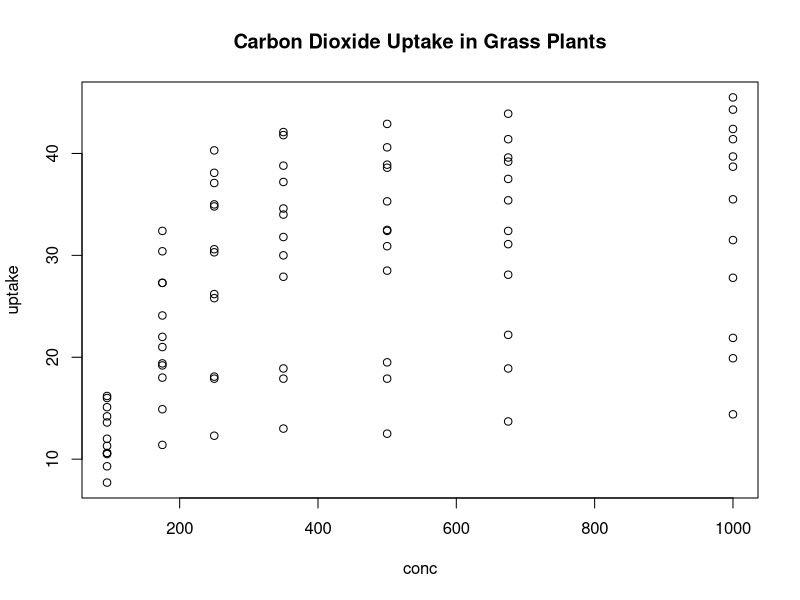
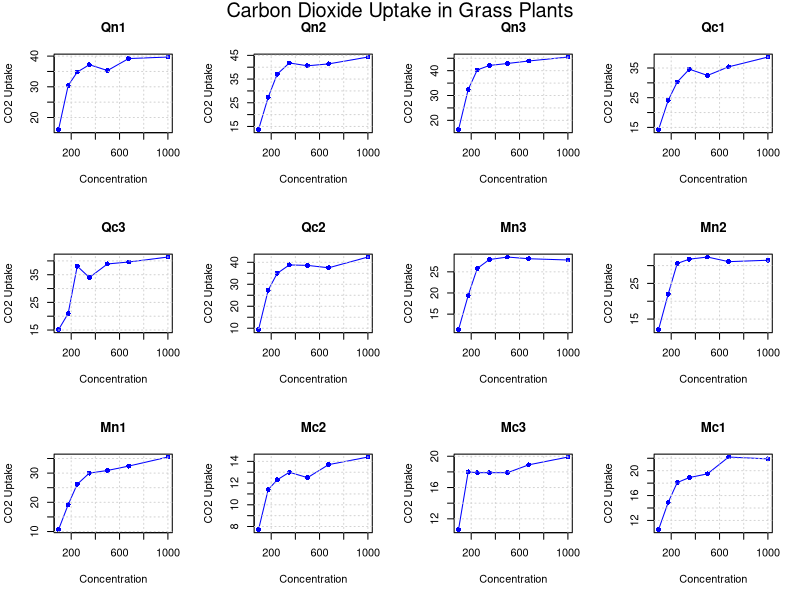
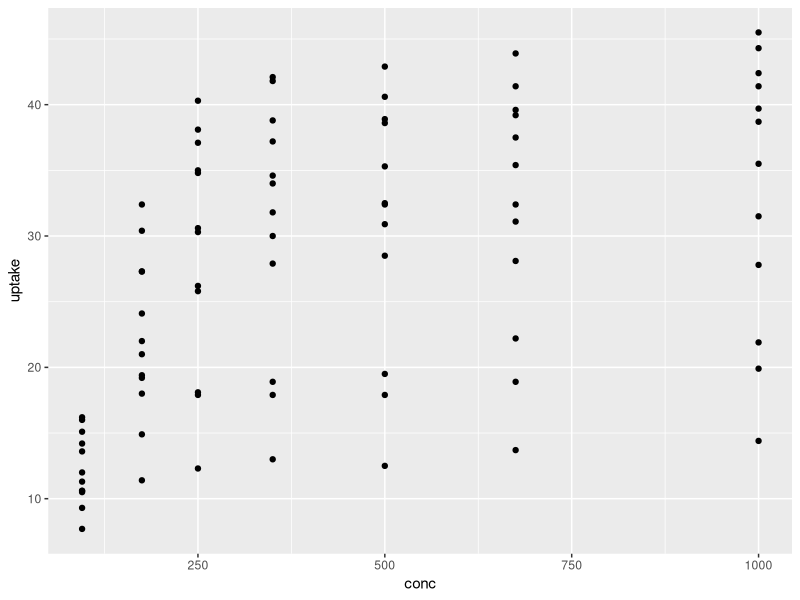
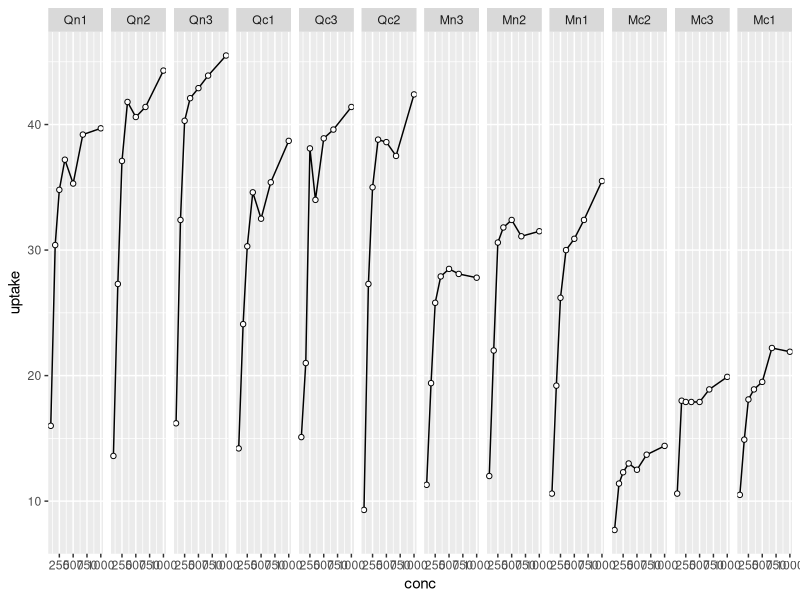
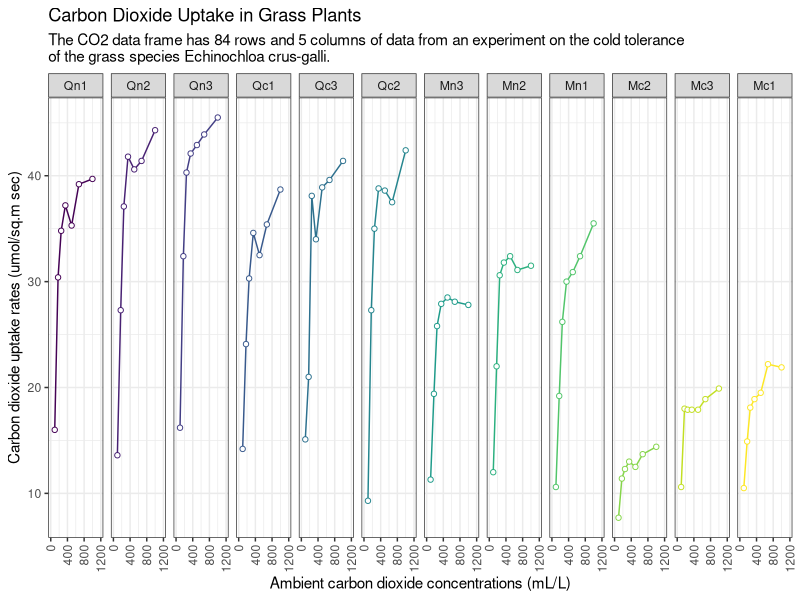
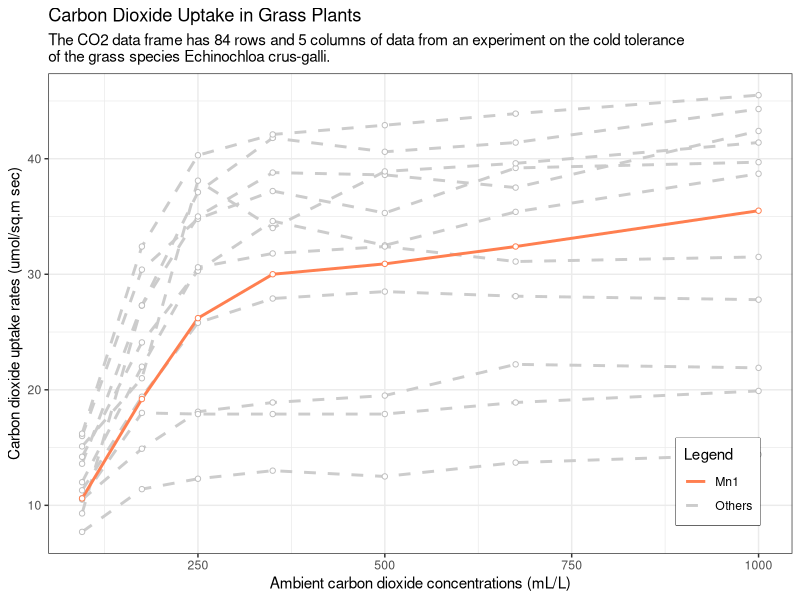
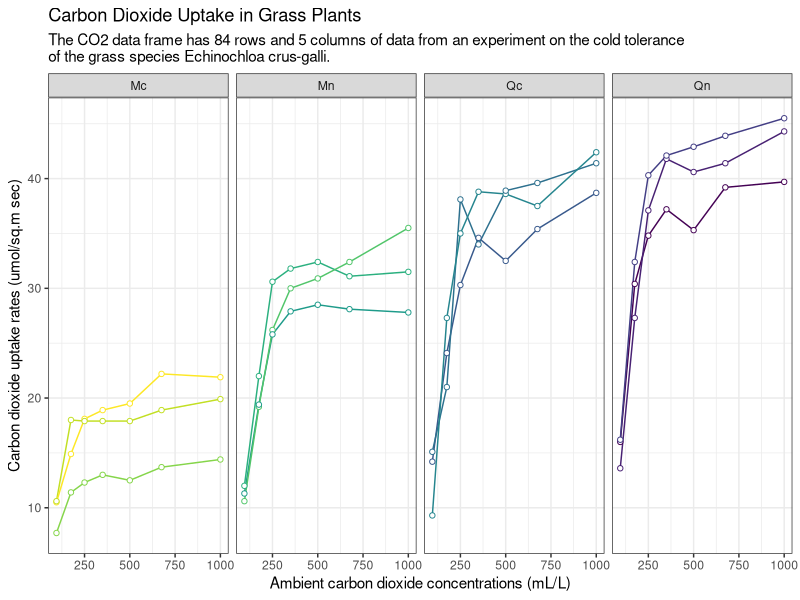
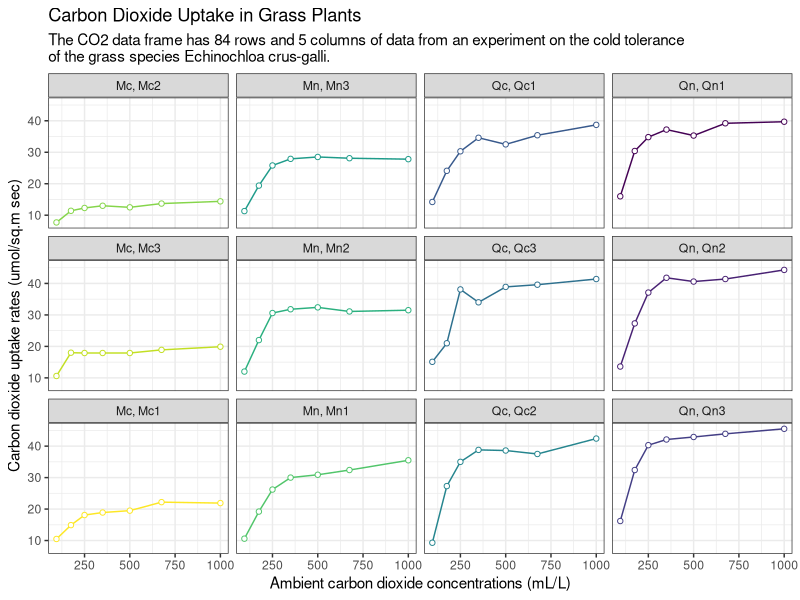

Recreate these plots in R, in order.
## ---- chunk 1
graphics.off()
rm(list = ls())
gc()

## ---- chunk 2
version
## ---- chunk 3
library(tidyverse)

## ---- chunk 4
CO2 |> head()
## ---- chunk 5
CO2 |> class()
## ---- chunk 6
CO2 |> dim()
## ---- chunk 7
unique(CO2[,1:3])
## ---- chunk 8
plot(formula = uptake ~ conc,
     data = CO2,
     type = "p", 
     main = "Carbon Dioxide Uptake in Grass Plants")
## ---- chunk 9
# Split the dataset by the "Plant" factor
split_data <- split(CO2, CO2$Plant)

# Set the number of rows and columns in the grid
num_rows <- 3
num_cols <- 4

# Create separate scatterplots for each plant
par(mfrow = c(num_rows, num_cols))

# Get the names of the plants
plant_names <- names(split_data)

# Loop through each plant and create a scatterplot
for (i in 1:min(length(plant_names), num_rows * num_cols)) {
  plant_data <- split_data[[plant_names[i]]]
  
  # Create the scatterplot with points and lines connecting them
  plot(uptake ~ conc, data = plant_data, 
       main = plant_names[i],
       xlab = "Concentration", ylab = "CO2 Uptake",
       col = "blue", pch = 16)  # pch = 16 specifies point shape
  
  lines(uptake ~ conc, data = plant_data, col = "blue")  # Add lines connecting points
  grid() # Add grid each plot
}

# Add the common plot title at the top of the entire grid
mtext("Carbon Dioxide Uptake in Grass Plants", side = 3, line = -1.5, outer = TRUE, cex = 1.2)

# Reset the plotting parameters
par(mfrow = c(1, 1))
## ---- chunk 10
CO2 |> 
  ggplot(aes(conc, uptake)) +
  geom_point()

## ---- chunk 11
CO2 |> 
  ggplot(aes(conc, uptake)) +
  geom_path() +
  geom_point(shape = 21, fill = "white", color = "black") +
  facet_wrap(vars(Plant), nrow = 1)
## ---- chunk 12
CO2 |> 
  ggplot(aes(conc, uptake, color = Plant)) +
  geom_path(show.legend = FALSE) +
  geom_point(aes(color = Plant), shape = 21, fill = "white", show.legend = FALSE) +
  facet_wrap(vars(Plant), nrow = 1) +
  scale_x_continuous(limits = c(0,1200), breaks = seq(0,1200,400)) +
  labs(title = "Carbon Dioxide Uptake in Grass Plants",
       subtitle = paste0("The CO2 data frame has 84 rows and 5 columns of data from an experiment on the cold tolerance","\n" ,
                         "of the grass species Echinochloa crus-galli."),
       x = "Ambient carbon dioxide concentrations (mL/L)",
       y = "Carbon dioxide uptake rates (umol/sq.m sec)",
       color = "Legend") +
  theme_bw() +
  theme(axis.text.x = element_text(angle = 90, hjust = 1, vjust = 0.5))
## ---- chunk 13
CO2 |> 
  ggplot(aes(conc, uptake, group = Plant, label = Plant)) +
  # path color sets by color name then determine color in scale_color_manual()
  geom_path(data = subset(CO2, Plant != "Mn1"), aes(color = "Others"), linewidth = 1, lty = 2) +
  geom_path(data = subset(CO2, Plant == "Mn1"), aes(color = "Mn1"), linewidth = 1, lty = 1) +
  # point color determines in geom_point() directly
  geom_point(data = subset(CO2, Plant != "Mn1"), shape = 21, fill = "white", color = "gray") +
  geom_point(data = subset(CO2, Plant == "Mn1"), shape = 21, fill = "white", color = "coral") +
  scale_color_manual(values = c("Others" = "gray80","Mn1" = "coral")) +
  labs(title = "Carbon Dioxide Uptake in Grass Plants",
       subtitle = paste0("The CO2 data frame has 84 rows and 5 columns of data from an experiment on the cold tolerance","\n" ,
                         "of the grass species Echinochloa crus-galli."),
       x = "Ambient carbon dioxide concentrations (mL/L)",
       y = "Carbon dioxide uptake rates (umol/sq.m sec)",
       color = "Legend") +
  theme_bw() + 
  theme(legend.position = c(0.9, 0.15), # Caution!!! it is relative position ex) 0: left end ~ 1: right end
        legend.background = element_rect(fill = "white"),
        legend.box.background = element_rect(color = "black"))
## ---- chunk 14
df <- 
  CO2 |> 
  mutate(category = case_when(str_detect(Plant, "Qn") ~ "Qn",
                              str_detect(Plant, "Qc") ~ "Qc",
                              str_detect(Plant, "Mn") ~ "Mn",
                              str_detect(Plant, "Mc") ~ "Mc",
                              .default = "Unknown"))
df |> head()
## ---- chunk 15
df |> 
  ggplot(aes(conc, uptake, color = Plant)) +
  geom_path(show.legend = FALSE) +
  geom_point(aes(color = Plant), shape = 21, fill = "white", show.legend = FALSE) +
  facet_wrap(vars(category), nrow = 1) +
  labs(title = "Carbon Dioxide Uptake in Grass Plants",
       subtitle = paste0("The CO2 data frame has 84 rows and 5 columns of data from an experiment on the cold tolerance","\n" ,
                         "of the grass species Echinochloa crus-galli."),
       x = "Ambient carbon dioxide concentrations (mL/L)",
       y = "Carbon dioxide uptake rates (umol/sq.m sec)",
       color = "Legend") +
  theme_bw()
## ---- chunk 16
df |> 
  ggplot(aes(conc, uptake, color = Plant)) +
  geom_path(show.legend = FALSE) +
  geom_point(aes(color = Plant), shape = 21, fill = "white", show.legend = FALSE) +
  facet_wrap(vars(category, Plant), ncol = 4, dir = "v", labeller = labeller(.multi_line = FALSE)) +
  labs(title = "Carbon Dioxide Uptake in Grass Plants",
       subtitle = paste0("The CO2 data frame has 84 rows and 5 columns of data from an experiment on the cold tolerance","\n" ,
                         "of the grass species Echinochloa crus-galli."),
       x = "Ambient carbon dioxide concentrations (mL/L)",
       y = "Carbon dioxide uptake rates (umol/sq.m sec)",
       color = "Legend") +
  theme_bw()
## ---- chunk 17
ggsave("nb_006.png")
